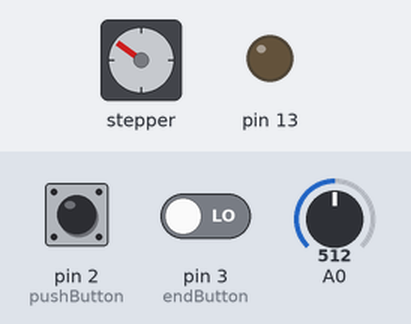
A sketch run on a simulated Arduino Uno, built with avr-gcc and run on an emulated ATmega328P. On the bench: stepper motor, output pins drawn as LEDs (lit = HIGH). Wiring (inferred from the names in the program): stepper motor driver (200 steps per turn assumed): step pin 5; direction pin 4; enable pin 6. The inputs (shaded band) are chosen by the test bench; at power-on: pin 2 (pushButton) LOW, pin 3 (endButton) LOW, A0 = 512. Pins used as bus, display or sensor lines are not drawn.

Above: at 1.2 s.
1.3 s: pin 2 (pushButton) pulled HIGH for 0.15 s
At 2.57 s:
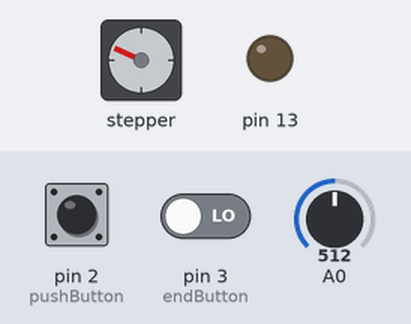
At 3.77 s:
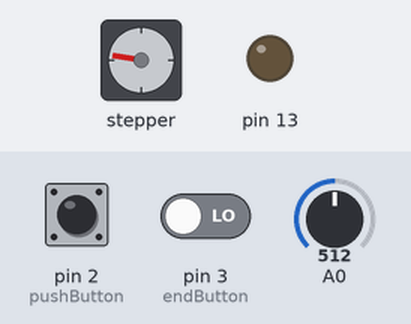
4.3 s: pin 2 (pushButton) pulled HIGH for 1 s
6.9 s: pin 2 (pushButton) pulled HIGH for 0.15 s
At 7.27 s:
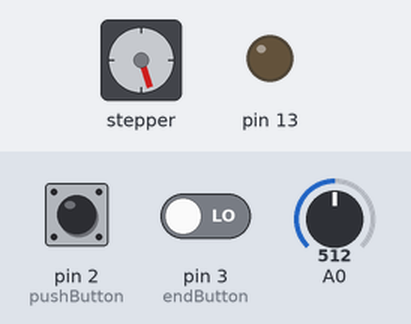
9.9 s: pin 2 (pushButton) pulled HIGH for 3.2 s
14.6 s: pin 2 (pushButton) pulled HIGH for 0.15 s
At 14.97 s:
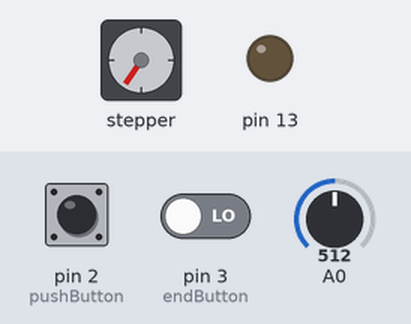
17.7 s: pin 2 (pushButton) driven HIGH and pin 3 (endButton) driven HIGH
Timing chart, 0 to 24.6 s (numbered marks = the images above; inputs shaded):
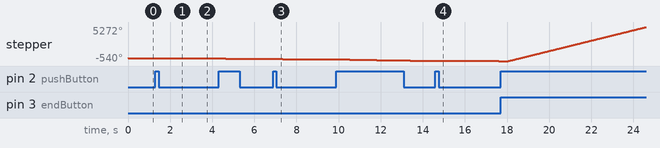

Measured:
- after the input at 1.3 s, stepper: keeps turning counter-clockwise at about 13°/s, starting after 0.30 s
- after the input at 6.9 s, stepper: keeps turning counter-clockwise at about 13°/s, starting after 0.30 s
- after the input at 14.6 s, stepper: keeps turning counter-clockwise at about 13°/s, starting after 0.30 s
- by itself, stepper: turns 54° counter-clockwise

The sketch:

liner.ino
```cpp
// Run a A4998 Stepstick from an Arduino UNO.
// Paul Hurley Aug 2015
int x;
int pushButton = 2;
int endButton = 3;

int sensorValue =0;
#define BAUD (9600)

void setup()
{

  // make the pushbutton's pin an input:
  pinMode(pushButton, INPUT);
  pinMode(endButton, INPUT);
  pinMode(13, OUTPUT);
  Serial.begin(BAUD);
  pinMode(6,OUTPUT); // Enable
  pinMode(5,OUTPUT); // Step
  pinMode(4,OUTPUT); // Dir
  digitalWrite(6,LOW); // Set Enable low

}
void init_pos()
{
  while(1){
    int endButtonState = digitalRead(endButton);
    if (endButtonState == HIGH) {
      digitalWrite(4,HIGH); // Set Dir high
      digitalWrite(5,HIGH); // Output high
      delay(1); // Wait
      digitalWrite(5,LOW); // Output low
      delay(1); // Wait


    } else {
      digitalWrite(4,LOW); // Set Dir high
      for(x = 0; x < 30; x++) // Loop 200 times
      {
        digitalWrite(5,HIGH); // Output high
        delay(1); // Wait
        digitalWrite(5,LOW); // Output low
      }
      break;
    }
  }
}

void button_pooling()
{
  while(1){
    int buttonState = digitalRead(pushButton);
    if (buttonState == HIGH) {
      delay(300);
      break;
    }
  }
}

void Starting(){
  sensorValue = analogRead(A0);
  sensorValue = 1023 - sensorValue;
  sensorValue = map(sensorValue,0,1023,1,300);
  digitalWrite(4,LOW); // Set Dir high
  for(x = 0; x < 800; x++) // Loop 200 times
  {
      digitalWrite(5,HIGH); // Output high
      delay(sensorValue); // Wait
      digitalWrite(5,LOW); // Output low
      int buttonState = digitalRead(pushButton);
      if (buttonState == HIGH) {
        delay(300);
        break;
      }
  }

}


void loop()
{
  init_pos();
  button_pooling();
  Starting();

  delay(10); // pause one second


}
```
